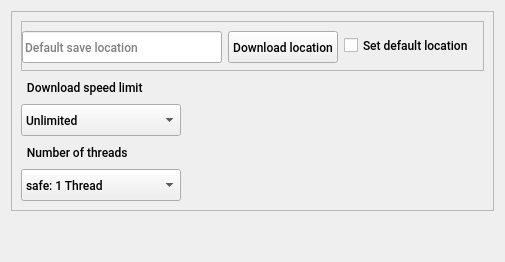
                   <widget class="QWidget" name="tab_2">
                    <attribute name="icon">
                     <iconset resource="icons.qrc">
                      <normaloff>:/icons/icons/download.svg</normaloff>:/icons/icons/download.svg</iconset>
                    </attribute>
                    <attribute name="title">
                     <string>Download</string>
                    </attribute>
                    <layout class="QVBoxLayout" name="verticalLayout_9">
                     <item>
                      <widget class="QFrame" name="frame_16">
                       <property name="frameShape">
                        <enum>QFrame::StyledPanel</enum>
                       </property>
                       <property name="frameShadow">
                        <enum>QFrame::Raised</enum>
                       </property>
                       <layout class="QVBoxLayout" name="verticalLayout_24">
                        <property name="spacing">
                         <number>9</number>
                        </property>
                        <item alignment="Qt::AlignLeft">
                         <widget class="QFrame" name="frame_13">
                          <property name="minimumSize">
                           <size>
                            <width>0</width>
                            <height>50</height>
                           </size>
                          </property>
                          <property name="maximumSize">
                           <size>
                            <width>16777215</width>
                            <height>50</height>
                           </size>
                          </property>
                          <property name="frameShape">
                           <enum>QFrame::StyledPanel</enum>
                          </property>
                          <property name="frameShadow">
                           <enum>QFrame::Raised</enum>
                          </property>
                          <layout class="QHBoxLayout" name="horizontalLayout_19">
                           <property name="leftMargin">
                            <number>0</number>
                           </property>
                           <item>
                            <widget class="QLineEdit" name="lineEdit_default_save_location">
                             <property name="minimumSize">
                              <size>
                               <width>200</width>
                               <height>32</height>
                              </size>
                             </property>
                             <property name="maximumSize">
                              <size>
                               <width>200</width>
                               <height>32</height>
                              </size>
                             </property>
                             <property name="font">
                              <font>
                               <family>Roboto Medium</family>
                              </font>
                             </property>
                             <property name="text">
                              <string/>
                             </property>
                             <property name="readOnly">
                              <bool>true</bool>
                             </property>
                             <property name="placeholderText">
                              <string>Default save location</string>
                             </property>
                            </widget>
                           </item>
                           <item>
                            <widget class="QPushButton" name="btn_save_location_2">
                             <property name="minimumSize">
                              <size>
                               <width>110</width>
                               <height>32</height>
                              </size>
                             </property>
                             <property name="maximumSize">
                              <size>
                               <width>110</width>
                               <height>32</height>
                              </size>
                             </property>
                             <property name="font">
                              <font>
                               <family>Roboto Medium</family>
                              </font>
                             </property>
                             <property name="cursor">
                              <cursorShape>PointingHandCursor</cursorShape>
                             </property>
                             <property name="text">
                              <string>Download location</string>
                             </property>
                            </widget>
                           </item>
                           <item>
                            <widget class="QCheckBox" name="checkBox">
                             <property name="font">
                              <font>
                               <family>Roboto Medium</family>
                              </font>
                             </property>
                             <property name="text">
                              <string>Set default location</string>
                             </property>
                            </widget>
                           </item>
                          </layout>
                         </widget>
                        </item>
                        <item>
                         <widget class="QLabel" name="label_2">
                          <property name="font">
                           <font>
                            <family>Roboto Medium</family>
                           </font>
                          </property>
                          <property name="text">
                           <string>  Download speed limit</string>
                          </property>
                         </widget>
                        </item>
                        <item>
                         <widget class="QComboBox" name="comboBox_speed">
                          <property name="enabled">
                           <bool>true</bool>
                          </property>
                          <property name="minimumSize">
                           <size>
                            <width>160</width>
                            <height>32</height>
                           </size>
                          </property>
                          <property name="maximumSize">
                           <size>
                            <width>160</width>
                            <height>32</height>
                           </size>
                          </property>
                          <property name="font">
                           <font>
                            <family>Roboto Medium</family>
                           </font>
                          </property>
                          <property name="styleSheet">
                           <string notr="true"/>
                          </property>
                          <property name="currentIndex">
                           <number>0</number>
                          </property>
                          <property name="placeholderText">
                           <string>Download speed limit</string>
                          </property>
                          <item>
                           <property name="text">
                            <string>Unlimited</string>
                           </property>
                          </item>
                          <item>
                           <property name="text">
                            <string>50 Mbps</string>
                           </property>
                          </item>
                          <item>
                           <property name="text">
                            <string>25 Mbps</string>
                           </property>
                          </item>
                          <item>
                           <property name="text">
                            <string>10 Mbps</string>
                           </property>
                          </item>
                          <item>
                           <property name="text">
                            <string>4 Mbps</string>
                           </property>
                          </item>
                          <item>
                           <property name="text">
                            <string>2 Mbps</string>
                           </property>
                          </item>
                          <item>
                           <property name="text">
                            <string>1 Mbps</string>
                           </property>
                          </item>
                          <item>
                           <property name="text">
                            <string>500 Kbps</string>
                           </property>
                          </item>
                          <item>
                           <property name="text">
                            <string>250 Kbps</string>
                           </property>
                          </item>
                          <item>
                           <property name="text">
                            <string>100 Kbps</string>
                           </property>
                          </item>
                          <item>
                           <property name="text">
                            <string>50 Kbps</string>
                           </property>
                          </item>
                         </widget>
                        </item>
                        <item>
                         <widget class="QLabel" name="label_3">
                          <property name="font">
                           <font>
                            <family>Roboto Medium</family>
                           </font>
                          </property>
                          <property name="text">
                           <string>  Number of threads</string>
                          </property>
                         </widget>
                        </item>
                        <item>
                         <widget class="QComboBox" name="comboBox_2">
                          <property name="minimumSize">
                           <size>
                            <width>160</width>
                            <height>32</height>
                           </size>
                          </property>
                          <property name="maximumSize">
                           <size>
                            <width>160</width>
                            <height>32</height>
                           </size>
                          </property>
                          <property name="font">
                           <font>
                            <family>Roboto Medium</family>
                           </font>
                          </property>
                          <property name="currentIndex">
                           <number>0</number>
                          </property>
                          <property name="placeholderText">
                           <string>Number of threads</string>
                          </property>
                          <item>
                           <property name="text">
                            <string>safe: 1 Thread</string>
                           </property>
                          </item>
                          <item>
                           <property name="text">
                            <string>stable: 3 Threads</string>
                           </property>
                          </item>
                          <item>
                           <property name="text">
                            <string>optimal: 5 Threads</string>
                           </property>
                          </item>
                         </widget>
                        </item>
                       </layout>
                      </widget>
                     </item>
                     <item>
                      <spacer name="verticalSpacer_3">
                       <property name="orientation">
                        <enum>Qt::Vertical</enum>
                       </property>
                       <property name="sizeHint" stdset="0">
                        <size>
                         <width>20</width>
                         <height>40</height>
                        </size>
                       </property>
                      </spacer>
                     </item>
                    </layout>
                   </widget>
